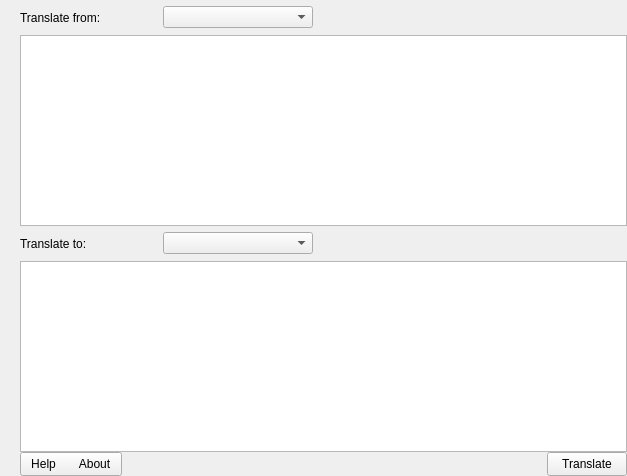
<?xml version="1.0" encoding="UTF-8"?>
<ui version="4.0">
 <class>DefaultTranslator</class>
 <widget class="QWidget" name="DefaultTranslator">
  <property name="geometry">
   <rect>
    <x>0</x>
    <y>0</y>
    <width>627</width>
    <height>476</height>
   </rect>
  </property>
  <property name="windowTitle">
   <string>Form</string>
  </property>
  <layout class="QVBoxLayout" name="verticalLayout_2">
   <property name="spacing">
    <number>0</number>
   </property>
   <property name="leftMargin">
    <number>0</number>
   </property>
   <property name="topMargin">
    <number>0</number>
   </property>
   <property name="rightMargin">
    <number>0</number>
   </property>
   <property name="bottomMargin">
    <number>0</number>
   </property>
   <item>
    <widget class="QFrame" name="header">
     <property name="frameShape">
      <enum>QFrame::NoFrame</enum>
     </property>
     <layout class="QHBoxLayout" name="horizontalLayout">
      <property name="spacing">
       <number>3</number>
      </property>
      <property name="leftMargin">
       <number>20</number>
      </property>
      <property name="topMargin">
       <number>0</number>
      </property>
      <property name="rightMargin">
       <number>0</number>
      </property>
      <property name="bottomMargin">
       <number>0</number>
      </property>
      <item>
       <widget class="QLabel" name="labelFrom">
        <property name="minimumSize">
         <size>
          <width>140</width>
          <height>35</height>
         </size>
        </property>
        <property name="text">
         <string>Translate from:</string>
        </property>
       </widget>
      </item>
      <item>
       <widget class="QComboBox" name="cbFrom">
        <property name="minimumSize">
         <size>
          <width>150</width>
          <height>0</height>
         </size>
        </property>
       </widget>
      </item>
      <item>
       <spacer name="horizontalSpacer">
        <property name="orientation">
         <enum>Qt::Horizontal</enum>
        </property>
        <property name="sizeHint" stdset="0">
         <size>
          <width>294</width>
          <height>20</height>
         </size>
        </property>
       </spacer>
      </item>
      <item>
       <widget class="QToolButton" name="btnOptions">
        <property name="text">
         <string notr="true"/>
        </property>
        <property name="icon">
         <iconset resource="main.qrc">
          <normaloff>:/files/imgs/settings.png</normaloff>:/files/imgs/settings.png</iconset>
        </property>
        <property name="iconSize">
         <size>
          <width>24</width>
          <height>24</height>
         </size>
        </property>
        <property name="checkable">
         <bool>true</bool>
        </property>
        <property name="autoRepeat">
         <bool>false</bool>
        </property>
        <property name="autoExclusive">
         <bool>false</bool>
        </property>
        <property name="autoRaise">
         <bool>true</bool>
        </property>
       </widget>
      </item>
     </layout>
    </widget>
   </item>
   <item>
    <layout class="QVBoxLayout" name="mainVLayout">
     <property name="leftMargin">
      <number>20</number>
     </property>
     <item>
      <widget class="QTextBrowser" name="ttbFrom">
       <property name="readOnly">
        <bool>false</bool>
       </property>
      </widget>
     </item>
     <item>
      <layout class="QHBoxLayout" name="horizontalLayout_2">
       <property name="spacing">
        <number>3</number>
       </property>
       <item>
        <widget class="QLabel" name="labelTo">
         <property name="minimumSize">
          <size>
           <width>140</width>
           <height>35</height>
          </size>
         </property>
         <property name="text">
          <string>Translate to:</string>
         </property>
        </widget>
       </item>
       <item>
        <widget class="QComboBox" name="cbTo">
         <property name="minimumSize">
          <size>
           <width>150</width>
           <height>0</height>
          </size>
         </property>
        </widget>
       </item>
       <item>
        <spacer name="horizontalSpacer_2">
         <property name="orientation">
          <enum>Qt::Horizontal</enum>
         </property>
         <property name="sizeHint" stdset="0">
          <size>
           <width>308</width>
           <height>20</height>
          </size>
         </property>
        </spacer>
       </item>
      </layout>
     </item>
     <item>
      <widget class="QTextBrowser" name="tbTo">
       <property name="readOnly">
        <bool>false</bool>
       </property>
      </widget>
     </item>
    </layout>
   </item>
   <item>
    <widget class="QFrame" name="footer">
     <property name="frameShape">
      <enum>QFrame::NoFrame</enum>
     </property>
     <property name="frameShadow">
      <enum>QFrame::Raised</enum>
     </property>
     <property name="lineWidth">
      <number>0</number>
     </property>
     <layout class="QHBoxLayout" name="horizontalLayout_3">
      <property name="spacing">
       <number>0</number>
      </property>
      <property name="leftMargin">
       <number>20</number>
      </property>
      <property name="topMargin">
       <number>0</number>
      </property>
      <property name="rightMargin">
       <number>0</number>
      </property>
      <property name="bottomMargin">
       <number>0</number>
      </property>
      <item>
       <widget class="QPushButton" name="btnHelp">
        <property name="maximumSize">
         <size>
          <width>16777215</width>
          <height>24</height>
         </size>
        </property>
        <property name="styleSheet">
         <string notr="true">padding: 4px;
margin-right: -10px;
padding-left: 10px;
padding-right: 20px;</string>
        </property>
        <property name="text">
         <string>Help</string>
        </property>
       </widget>
      </item>
      <item>
       <widget class="QPushButton" name="btnAbout">
        <property name="maximumSize">
         <size>
          <width>16777215</width>
          <height>24</height>
         </size>
        </property>
        <property name="styleSheet">
         <string notr="true">padding: 4px;
margin-left: -10px;
padding-right: 10px;
padding-left: 20px;</string>
        </property>
        <property name="text">
         <string>About</string>
        </property>
       </widget>
      </item>
      <item>
       <spacer name="horizontalSpacer_3">
        <property name="orientation">
         <enum>Qt::Horizontal</enum>
        </property>
        <property name="sizeHint" stdset="0">
         <size>
          <width>519</width>
          <height>20</height>
         </size>
        </property>
       </spacer>
      </item>
      <item>
       <widget class="QPushButton" name="translate">
        <property name="maximumSize">
         <size>
          <width>16777215</width>
          <height>24</height>
         </size>
        </property>
        <property name="text">
         <string>Translate</string>
        </property>
       </widget>
      </item>
     </layout>
    </widget>
   </item>
  </layout>
 </widget>
 <resources>
  <include location="main.qrc"/>
 </resources>
 <connections/>
</ui>
